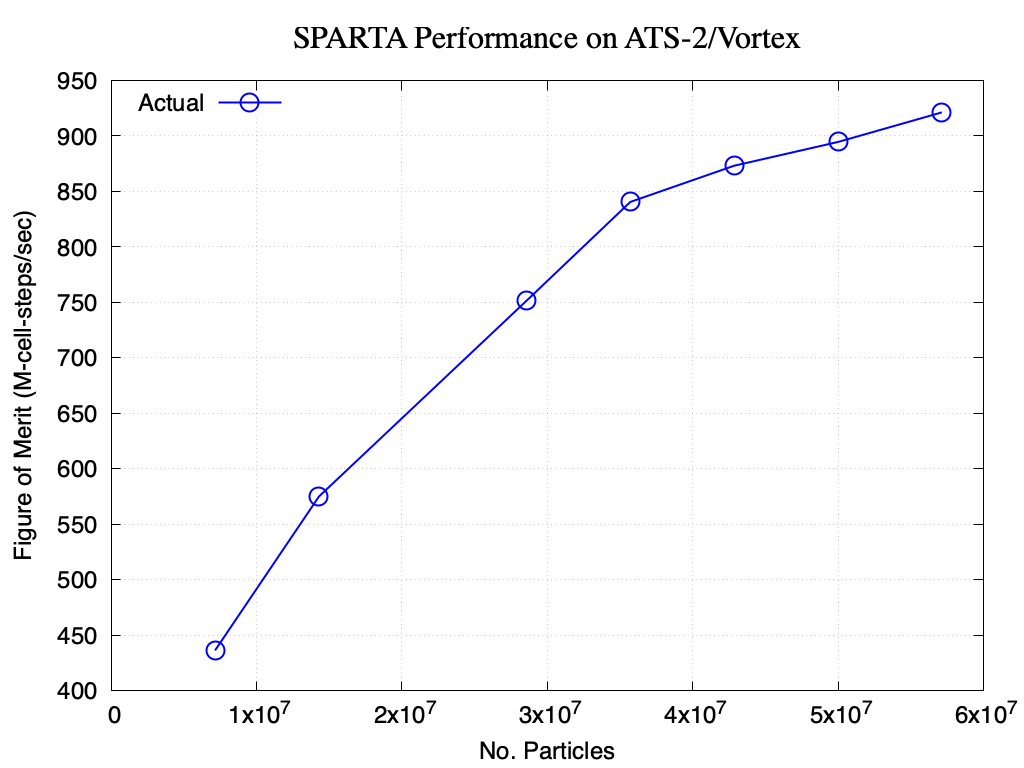

Generate this figure with gnuplot:
#!/usr/bin/gnuplot
set terminal pngcairo enhanced size 1024, 768 dashed font 'Helvetica,18'
set output "ats2.png"

set title "SPARTA Performance on ATS-2/Vortex" font "serif,24"
set xlabel "No. Particles"
set ylabel "Figure of Merit (M-cell-steps/sec)"

# set xrange [1:64]
set key left top

# set logscale x 2
# set logscale y 2

set grid
show grid

set datafile separator comma
set key autotitle columnheader

set style line 1 linetype 6 dashtype 1 linecolor rgb "#FF0000" linewidth 2 pointtype 6 pointsize 3
set style line 2 linetype 1 dashtype 2 linecolor rgb "#FF0000" linewidth 2
set style line 3 linetype 6 dashtype 1 linecolor rgb "#0000FF" linewidth 2 pointtype 6 pointsize 3

plot "ats2.csv" using 1:2 with linespoints linestyle 3
